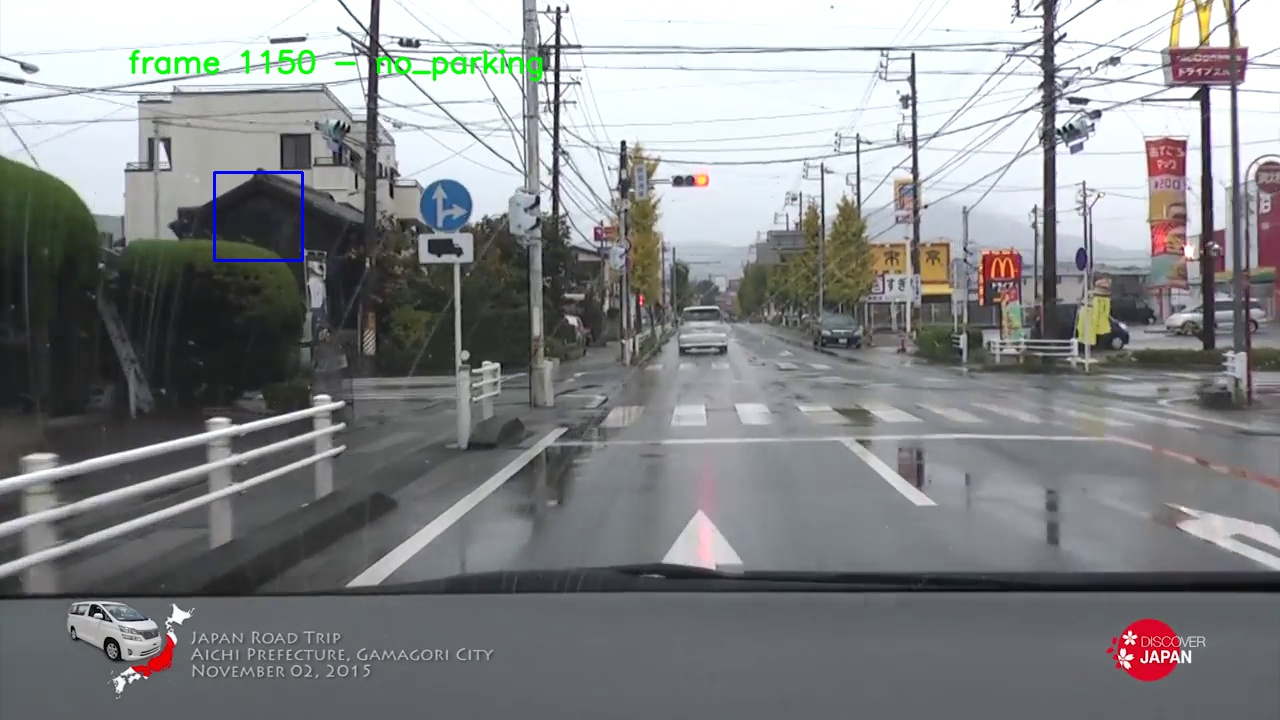
#> input picture test2-frame 1150 - no_parking.jpg, 1280 x 720 px, given in place of lane.mp4, which was not available
$ python demo2.py
#> lines starting #> are read from the running program, lines starting #| are printed output that depends on the picture; after the words box and inside, x2 and y2 are one past the last pixel; in counts of white or black regions, pixels touching at a corner belong together; pictures that were not available may be replaced by others from this repository, and a replacement may not be noted
#> further down, frame is the input picture: shape (720, 1280, 3); mean B, G, R 136.8, 135.3, 133.5
#written by DuyLD
# fork from https://github.com/galenballew/SDC-Lane-and-Vehicle-Detection-Tracking/blob/master/Part%20I%20-%20Simple%20Lane%20Detection/still_image_processing.py

import cv2
import matplotlib.pyplot as plt
import matplotlib.image as mpimg
import numpy as np
import math
import os
#from moviepy.editor import VideoFileClip
#from IPython.display import HTML


def grayscale(img):
    """Applies the Grayscale transform
    This will return an image with only one color channel
    but NOTE: to see the returned image as grayscale
    (assuming your grayscaled image is called 'gray')
    you should call plt.imshow(gray, cmap='gray')"""
    return cv2.cvtColor(img, cv2.COLOR_RGB2GRAY)
    # Or use BGR2GRAY if you read an image with cv2.imread()
    # return cv2.cvtColor(img, cv2.COLOR_BGR2GRAY)

def canny(img, low_threshold, high_threshold):
    """Applies the Canny transform"""
    return cv2.Canny(img, low_threshold, high_threshold)

def gaussian_blur(img, kernel_size):
    """Applies a Gaussian Noise kernel"""
    return cv2.GaussianBlur(img, (kernel_size, kernel_size), 0)

def region_of_interest(img, vertices):
    """
    Applies an image mask.
    Only keeps the region of the image defined by the polygon
    formed from `vertices`. The rest of the image is set to black.
    """
    #defining a blank mask to start with
    mask = np.zeros_like(img)

    #defining a 3 channel or 1 channel color to fill the mask with depending on the input image
    if len(img.shape) > 2:
        channel_count = img.shape[2]  # i.e. 3 or 4 depending on your image
        ignore_mask_color = (255,) * channel_count
    else:
        ignore_mask_color = 255

    #filling pixels inside the polygon defined by "vertices" with the fill color
    cv2.fillPoly(mask, vertices, ignore_mask_color)

    #returning the image only where mask pixels are nonzero
    masked_image = cv2.bitwise_and(img, mask)
    return masked_image


def draw_lines(img, lines, color=[255, 0, 0], thickness=2):
    """
    NOTE: this is the function you might want to use as a starting point once you want to
    average/extrapolate the line segments you detect to map out the full
    extent of the lane (going from the result shown in raw-lines-example.mp4
    to that shown in P1_example.mp4).
    Think about things like separating line segments by their
    slope ((y2-y1)/(x2-x1)) to decide which segments are part of the left
    line vs. the right line.  Then, you can average the position of each of
    the lines and extrapolate to the top and bottom of the lane.
    This function draws `lines` with `color` and `thickness`.
    Lines are drawn on the image inplace (mutates the image).
    If you want to make the lines semi-transparent, think about combining
    this function with the weighted_img() function below
    """
    for line in lines:
        for x1,y1,x2,y2 in line:
            cv2.line(img, (x1, y1), (x2, y2), color, thickness)

def hough_lines(img, rho, theta, threshold, min_line_len, max_line_gap):
    """
    `img` should be the output of a Canny transform.
    Returns an image with hough lines drawn.
    """
    lines = cv2.HoughLinesP(img, rho, theta, threshold, np.array([]), minLineLength=min_line_len, maxLineGap=max_line_gap)

    line_img = np.zeros((img.shape[0], img.shape[1], 3), dtype=np.uint8)
    if lines is None:
        i = 1
    else:
        draw_lines(line_img, lines)

    return line_img

# Python 3 has support for cool math symbols.

def weighted_img(img, initial_img, α=0.8, β=1., λ=0.):
    """
    `img` is the output of the hough_lines(), An image with lines drawn on it.
    Should be a blank image (all black) with lines drawn on it.
    `initial_img` should be the image before any processing.
    The result image is computed as follows:
    initial_img * α + img * β + λ
    NOTE: initial_img and img must be the same shape!
    """
    return cv2.addWeighted(initial_img, α, img, β, λ)

def process_frame(image):
    global first_frame

    gray_image = grayscale(image)
    img_hsv = cv2.cvtColor(image, cv2.COLOR_RGB2HSV)
#> img_hsv: shape (720, 1280, 3); mean H, S, V 38.5, 21.4, 140.9
    #hsv = [hue, saturation, value]
    #more accurate range for yellow since it is not strictly black, white, r, g, or b

    lower_yellow = np.array([20, 100, 100], dtype = "uint8")
    upper_yellow = np.array([30, 255, 255], dtype="uint8")

    mask_yellow = cv2.inRange(img_hsv, lower_yellow, upper_yellow)
#> mask_yellow: shape (720, 1280); every value is 0
    mask_white = cv2.inRange(gray_image, 200, 255)
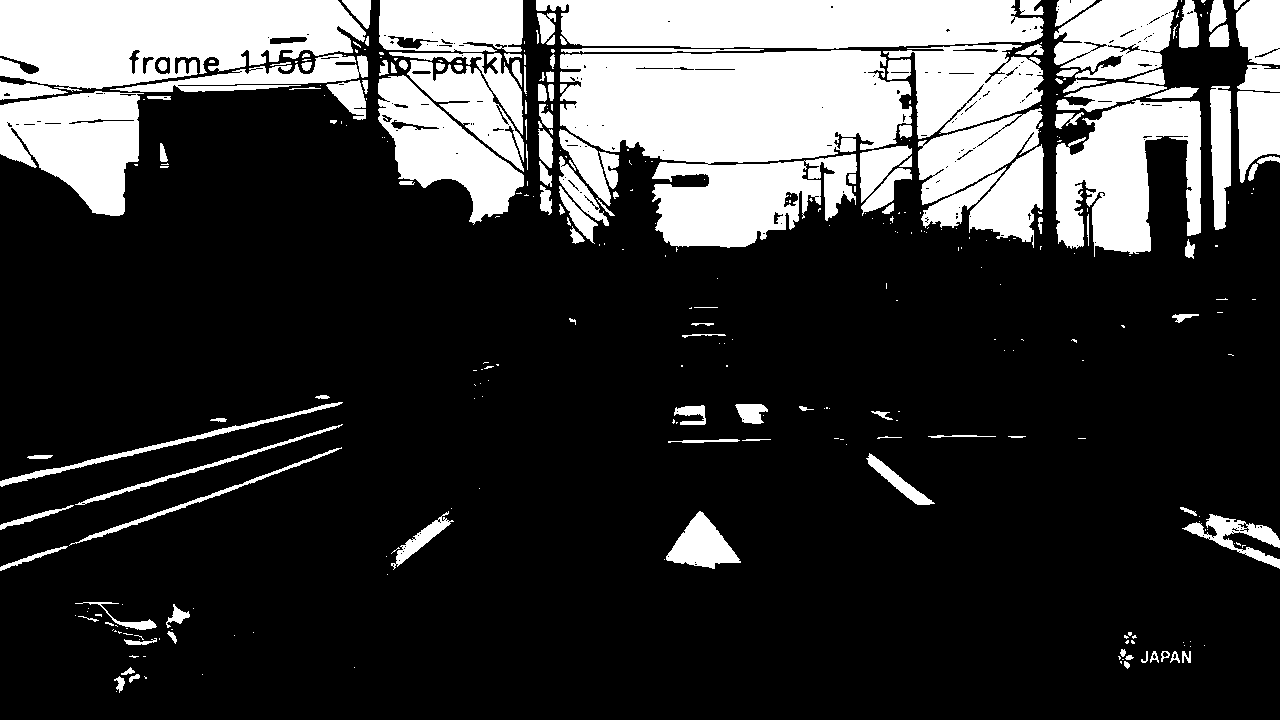
#> mask_white: shape (720, 1280); 23.2% white; 350 white regions (209 under 20 px), largest, box (x1, y1, x2, y2) and area: (560, 50, 912, 248) 45869, (0, 0, 366, 92) 24485, (536, 0, 1044, 49) 21748
    mask_yw = cv2.bitwise_or(mask_white, mask_yellow)
    mask_yw_image = cv2.bitwise_and(gray_image, mask_yw)

    kernel_size = 5
    gauss_gray = gaussian_blur(mask_yw_image,kernel_size)

    #same as quiz values
    low_threshold = 50
    high_threshold = 150
    canny_edges = canny(gauss_gray,low_threshold,high_threshold)

    imshape = image.shape
    lower_left = [imshape[1]/9,imshape[0]]
    lower_right = [imshape[1]-imshape[1]/9,imshape[0]]
    top_left = [imshape[1]/2-imshape[1]/8,imshape[0]/2+imshape[0]/10]
    top_right = [imshape[1]/2+imshape[1]/8,imshape[0]/2+imshape[0]/10]
    vertices = [np.array([lower_left,top_left,top_right,lower_right],dtype=np.int32)]
    roi_image = region_of_interest(canny_edges, vertices)
#> in region_of_interest, `cv2.fillPoly(mask, vertices, ignore_mask_color)`:
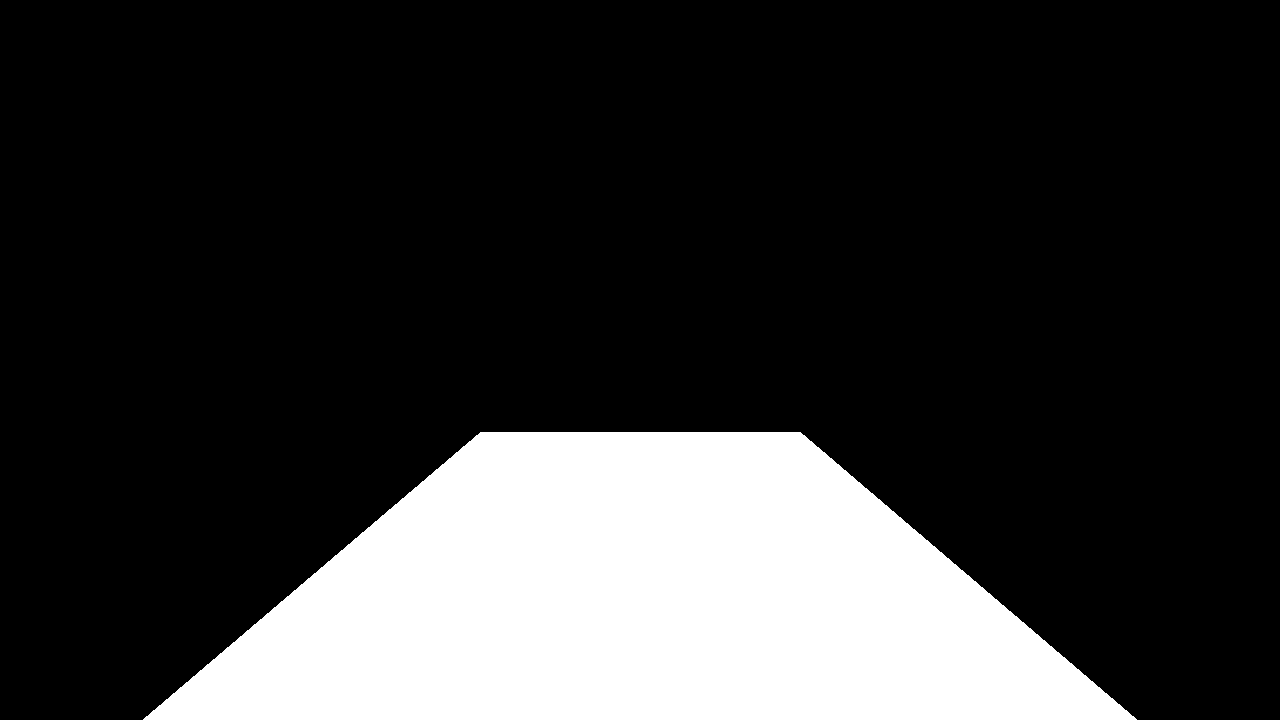
#> mask: shape (720, 1280); 20.6% white; 1 white region, box (x1, y1, x2, y2) and area: (143, 432, 1137, 720) 189413
#> in region_of_interest, `masked_image = cv2.bitwise_and(img, mask)`:
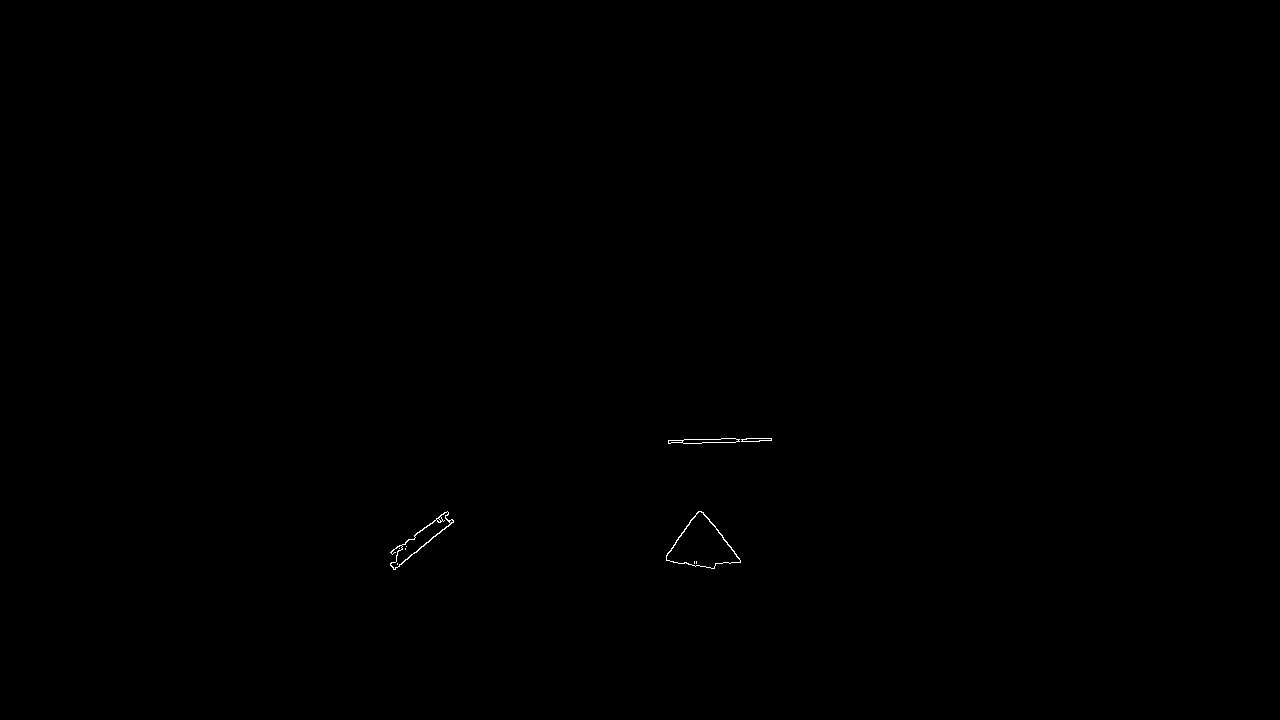
#> masked_image: shape (720, 1280); 0.08% white in thin lines or dots, all inside (x1, y1, x2, y2) = (390, 438, 772, 570)

    #rho and theta are the distance and angular resolution of the grid in Hough space
    #same values as quiz
    rho = 2
    theta = np.pi/180
    #threshold is minimum number of intersections in a grid for candidate line to go to output
    threshold = 20
    min_line_len = 50
    max_line_gap = 200

    line_image = hough_lines(roi_image, rho, theta, threshold, min_line_len, max_line_gap)
#> in hough_lines, `lines = cv2.HoughLinesP(img, rho, theta, threshold, np.array([]), minL..`: lines = [[394, 569, 453, 521], [668, 441, 728, 438], [668, 442, 771, 440], [391, 552, 446, 512], [666, 556, 749, 438], [678, 563, 730, 563], [700, 511, 740, 562], [684, 443, 769, 438], [392, 551, 444, 512], [394, 552, 448, 514], [673, 562, 739, 562], [396, 567, 452, 520]]
#> the loop in draw_lines, `for line in lines:` made 12 passes
    result = weighted_img(line_image, image, α=0.8, β=1., λ=0.)
    return result


video_name = 'drive'
video_name = 'MAH00019'
video_name = 'test2'
video_name = 'lane'
camera_url='../../media/%s.mp4' % video_name
video = cv2.VideoCapture(camera_url)

frame_w =video.get(cv2.CAP_PROP_FRAME_WIDTH)
frame_h = video.get(cv2.CAP_PROP_FRAME_HEIGHT)
legend_loc_x = int(frame_w*0.1)
legend_loc_y = int(frame_h*0.1)

font = cv2.FONT_HERSHEY_SIMPLEX
cnt = 0
frame_id = 0
frame_rate = 1
while(True):
    # Capture frame-by-frame
    ret, frame = video.read()

    if ret != True:
        break
    cnt = cnt + 1
    frame_id = frame_id + 1

    if (cnt % frame_rate == 0):
        cnt = 0

        output_text = 'frame %d' % (frame_id)

        frame = process_frame(frame)

        cv2.putText(frame, output_text, (legend_loc_x, legend_loc_y), font, 1, (0,255,0), 2, cv2.LINE_AA)
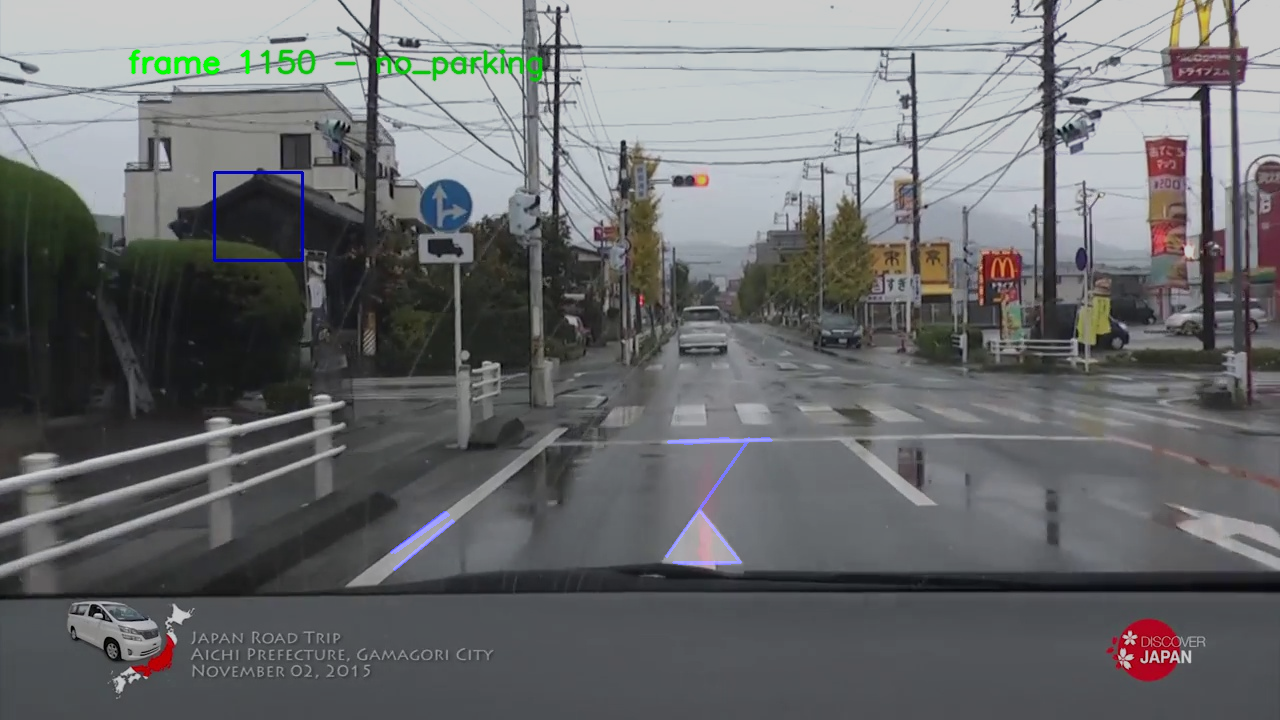
#> frame: shape (720, 1280, 3); mean of channels 0, 1, 2 109.7, 108.3, 106.7; drawn as B, G, R

        cv2.imshow('Demo TDS', frame)
        if cv2.waitKey(1) & 0xFF == ord('q'):
#> (key q is pressed here)
            break

# When everything done, release the capture
video.release()
cv2.destroyAllWindows()

$ run again, on test2-frame 1210 - no_parking.jpg
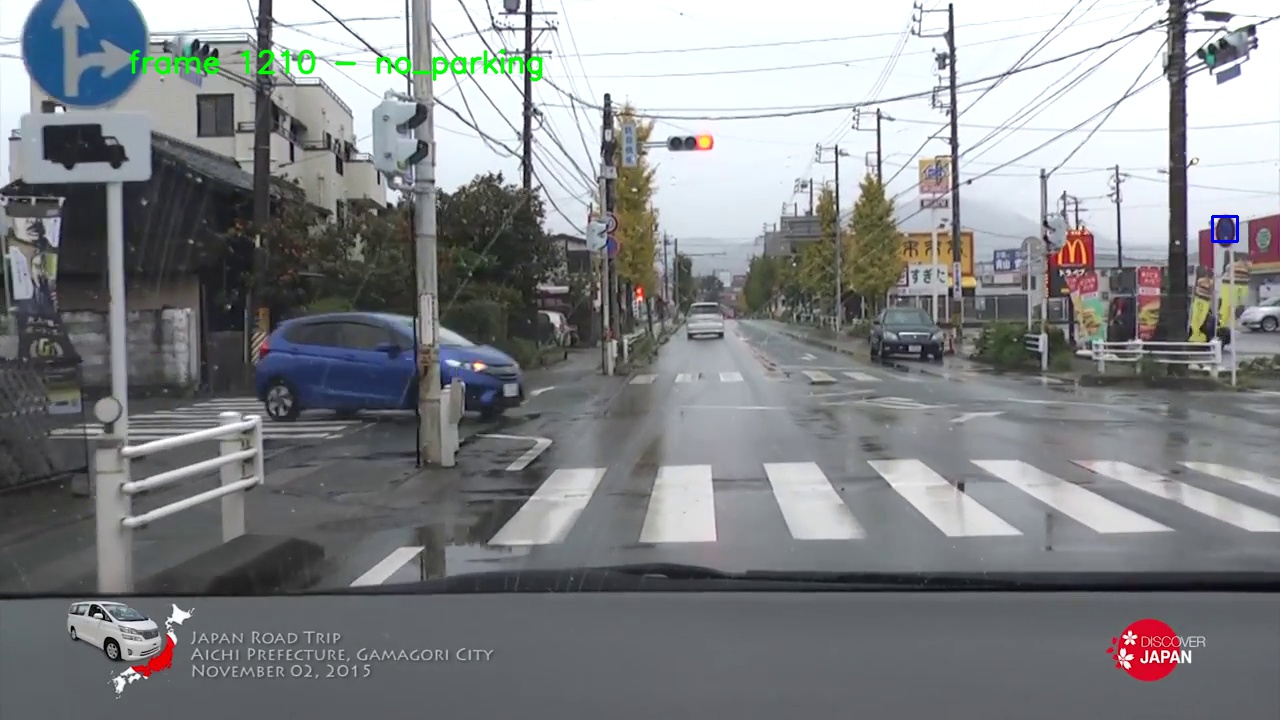
#> input picture test2-frame 1210 - no_parking.jpg, 1280 x 720 px, given in place of lane.mp4, which was not available
#> frame is the input picture: shape (720, 1280, 3); mean B, G, R 135.7, 133.2, 131
#> img_hsv: shape (720, 1280, 3); mean H, S, V 38.5, 23.1, 139.2
#> mask_yellow: shape (720, 1280); 0.01% white in thin lines or dots, all inside (x1, y1, x2, y2) = (130, 3, 185, 75)
#> in process_frame, `mask_white = cv2.inRange(gray_image, 200, 255)`:
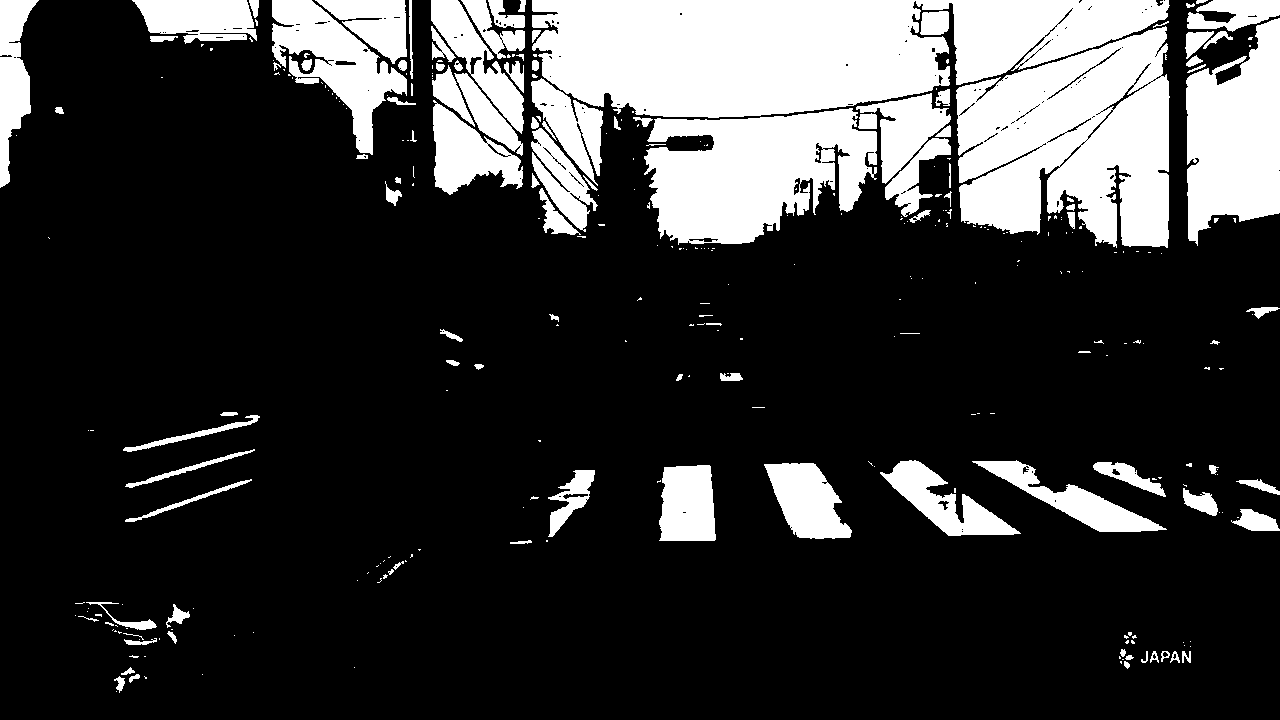
#> mask_white: shape (720, 1280); 21.8% white; 319 white regions (209 under 20 px), largest, box (x1, y1, x2, y2) and area: (532, 0, 1170, 118) 53849, (956, 26, 1170, 248) 34106, (644, 108, 877, 245) 21870
#> mask: shape (720, 1280); 20.6% white; 1 white region, box (x1, y1, x2, y2) and area: (143, 432, 1137, 720) 189413
#> masked_image: shape (720, 1280); 0.13% white in thin lines or dots, all inside (x1, y1, x2, y2) = (366, 439, 852, 584)
#> lines = 29 rows, first 6: [554, 495, 838, 495], [510, 544, 845, 538], [531, 498, 829, 483], [573, 470, 794, 463], [368, 574, 588, 490], [375, 565, 704, 465]
#> the loop in draw_lines, `for line in lines:` made 29 passes
#> `cv2.putText(frame, output_text, (legend_loc_x, legend_loc_y), font, 1,..`:
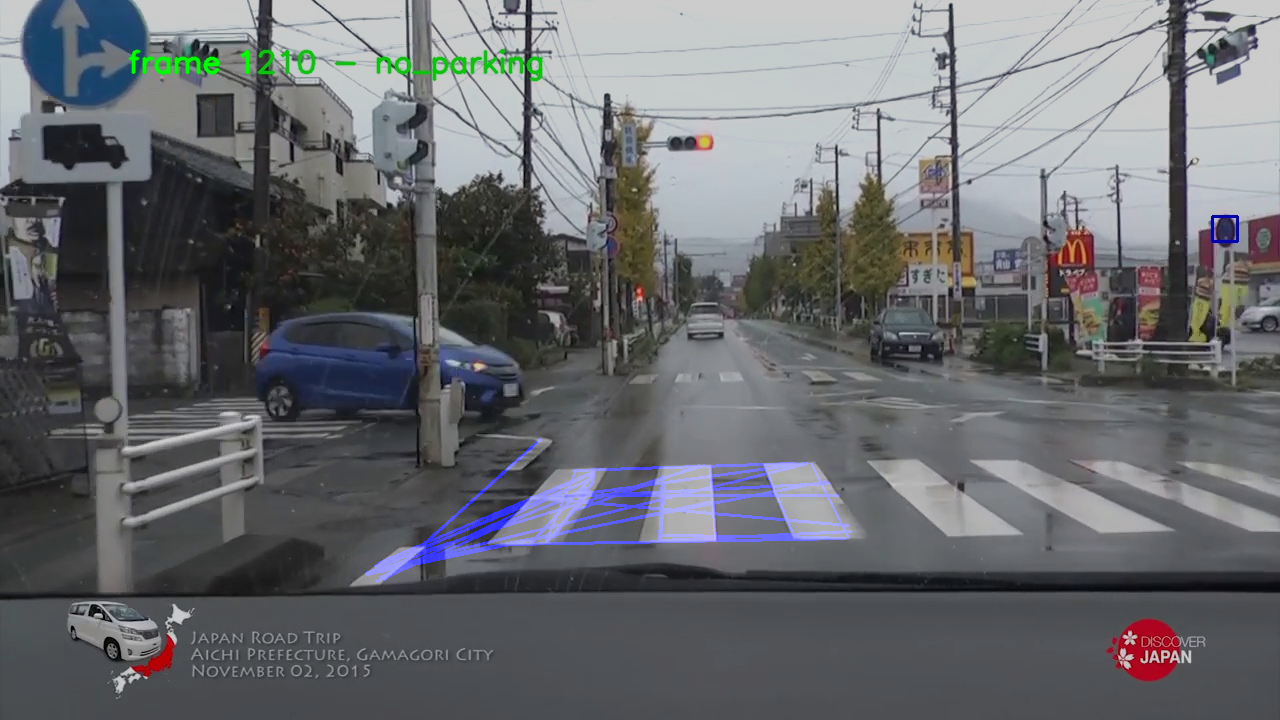
#> frame: shape (720, 1280, 3); mean of channels 0, 1, 2 110.3, 106.6, 104.8; drawn as B, G, R
